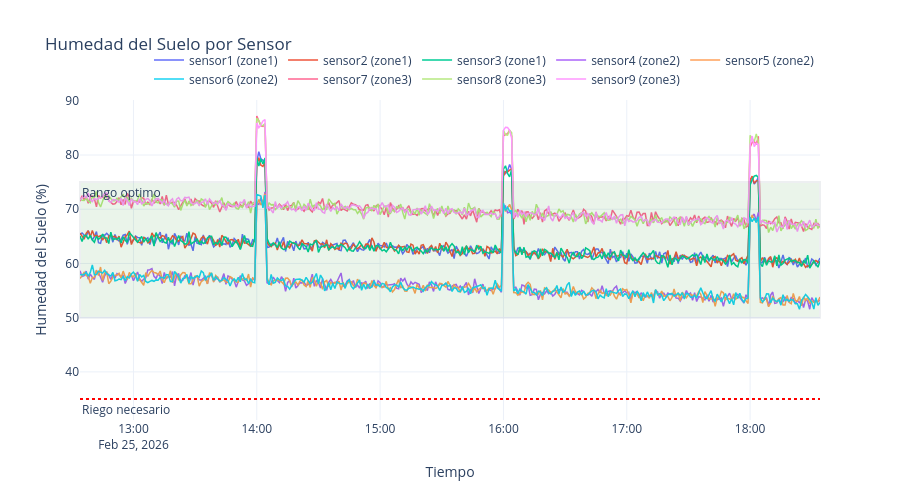

Notebook code for this chart:
### Markdown cell above
---
## Humedad del Suelo

Evolucion de la humedad del suelo con deteccion de eventos de riego.

### Code cell
df_soil_resampled = (
    df_soil
    .set_index("timestamp")
    .groupby("sensorId")
    .resample("1min")["soilMoisture"]
    .mean()
    .reset_index()
)

df_soil_resampled["zoneId"] = df_soil_resampled["sensorId"].map(SENSOR_ZONE_MAP)

fig_soil = go.Figure()

for sensor_id in sorted(df_soil_resampled["sensorId"].unique()):
    sd = df_soil_resampled[df_soil_resampled["sensorId"] == sensor_id]
    zone = SENSOR_ZONE_MAP.get(sensor_id, "unknown")
    fig_soil.add_trace(go.Scatter(
        x=sd["timestamp"],
        y=sd["soilMoisture"],
        mode="lines",
        name=f"{sensor_id} ({zone})",
        line=dict(width=1.5),
        hovertemplate="%{y:.1f}%<br>%{x}<extra>" + sensor_id + "</extra>",
    ))

# Zona optima de humedad del suelo
fig_soil.add_hrect(y0=50, y1=75, fillcolor="green", opacity=0.08,
                   annotation_text="Rango optimo", annotation_position="top left")
fig_soil.add_hline(y=35, line_dash="dot", line_color="red",
                   annotation_text="Riego necesario", annotation_position="bottom left")

fig_soil.update_layout(
    title="Humedad del Suelo por Sensor",
    xaxis_title="Tiempo",
    yaxis_title="Humedad del Suelo (%)",
    template="plotly_white",
    height=500,
    hovermode="x unified",
    legend=dict(orientation="h", yanchor="bottom", y=1.02, xanchor="right", x=1),
)
fig_soil.show()

### Figure 1 — Plotly figure (JSON) as saved in the notebook; plotly's stock layout.template omitted (floating-point values rounded to 4 significant figures; data arrays with more than 128 entries replaced by an {"elided": "..."} marker saying what was removed)
{"data": [{"hovertemplate": "%{y:.1f}%<br>%{x}<extra>sensor1</extra>", "line": {"width": 1.5}, "mode": "lines", "name": "sensor1 (zone1)", "type": "scatter", "x": {"elided": "361 str values"}, "y": {"elided": "361 float values"}}, {"hovertemplate": "%{y:.1f}%<br>%{x}<extra>sensor2</extra>", "line": {"width": 1.5}, "mode": "lines", "name": "sensor2 (zone1)", "type": "scatter", "x": {"elided": "361 str values"}, "y": {"elided": "361 float values"}}, {"hovertemplate": "%{y:.1f}%<br>%{x}<extra>sensor3</extra>", "line": {"width": 1.5}, "mode": "lines", "name": "sensor3 (zone1)", "type": "scatter", "x": {"elided": "361 str values"}, "y": {"elided": "361 float values"}}, {"hovertemplate": "%{y:.1f}%<br>%{x}<extra>sensor4</extra>", "line": {"width": 1.5}, "mode": "lines", "name": "sensor4 (zone2)", "type": "scatter", "x": {"elided": "361 str values"}, "y": {"elided": "361 float values"}}, {"hovertemplate": "%{y:.1f}%<br>%{x}<extra>sensor5</extra>", "line": {"width": 1.5}, "mode": "lines", "name": "sensor5 (zone2)", "type": "scatter", "x": {"elided": "361 str values"}, "y": {"elided": "361 float values"}}, {"hovertemplate": "%{y:.1f}%<br>%{x}<extra>sensor6</extra>", "line": {"width": 1.5}, "mode": "lines", "name": "sensor6 (zone2)", "type": "scatter", "x": {"elided": "361 str values"}, "y": {"elided": "361 float values"}}, {"hovertemplate": "%{y:.1f}%<br>%{x}<extra>sensor7</extra>", "line": {"width": 1.5}, "mode": "lines", "name": "sensor7 (zone3)", "type": "scatter", "x": {"elided": "361 str values"}, "y": {"elided": "361 float values"}}, {"hovertemplate": "%{y:.1f}%<br>%{x}<extra>sensor8</extra>", "line": {"width": 1.5}, "mode": "lines", "name": "sensor8 (zone3)", "type": "scatter", "x": {"elided": "361 str values"}, "y": {"elided": "361 float values"}}, {"hovertemplate": "%{y:.1f}%<br>%{x}<extra>sensor9</extra>", "line": {"width": 1.5}, "mode": "lines", "name": "sensor9 (zone3)", "type": "scatter", "x": {"elided": "361 str values"}, "y": {"elided": "361 float values"}}], "layout": {"annotations": [{"showarrow": false, "text": "Rango optimo", "x": 0, "xanchor": "left", "xref": "x domain", "y": 75, "yanchor": "top", "yref": "y"}, {"showarrow": false, "text": "Riego necesario", "x": 0, "xanchor": "left", "xref": "x domain", "y": 35, "yanchor": "top", "yref": "y"}], "height": 500, "hovermode": "x unified", "legend": {"orientation": "h", "x": 1, "xanchor": "right", "y": 1.02, "yanchor": "bottom"}, "shapes": [{"fillcolor": "green", "opacity": 0.08, "type": "rect", "x0": 0, "x1": 1, "xref": "x domain", "y0": 50, "y1": 75, "yref": "y"}, {"line": {"color": "red", "dash": "dot"}, "type": "line", "x0": 0, "x1": 1, "xref": "x domain", "y0": 35, "y1": 35, "yref": "y"}], "title": {"text": "Humedad del Suelo por Sensor"}, "xaxis": {"title": {"text": "Tiempo"}}, "yaxis": {"title": {"text": "Humedad del Suelo (%)"}}}}
